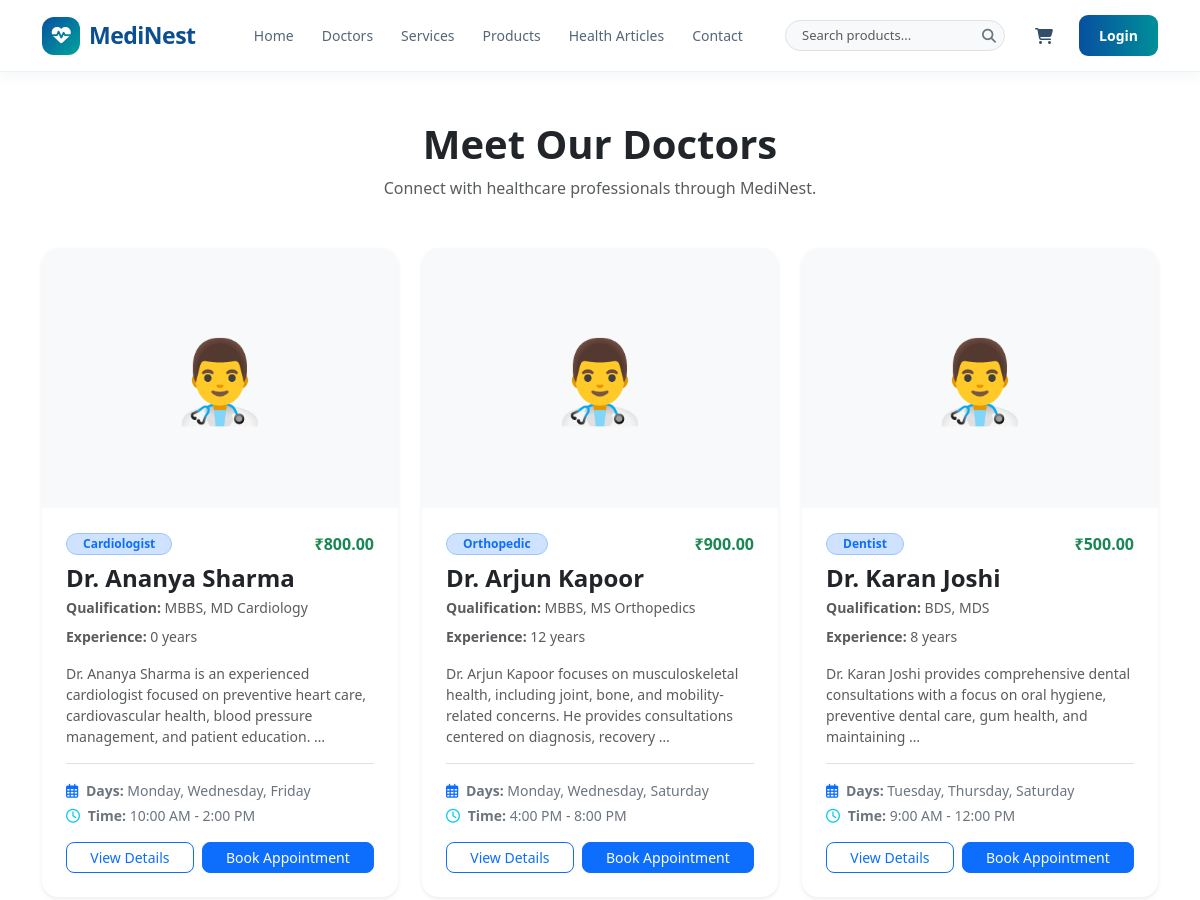
The app's page /doctors/ (upper part), older data.
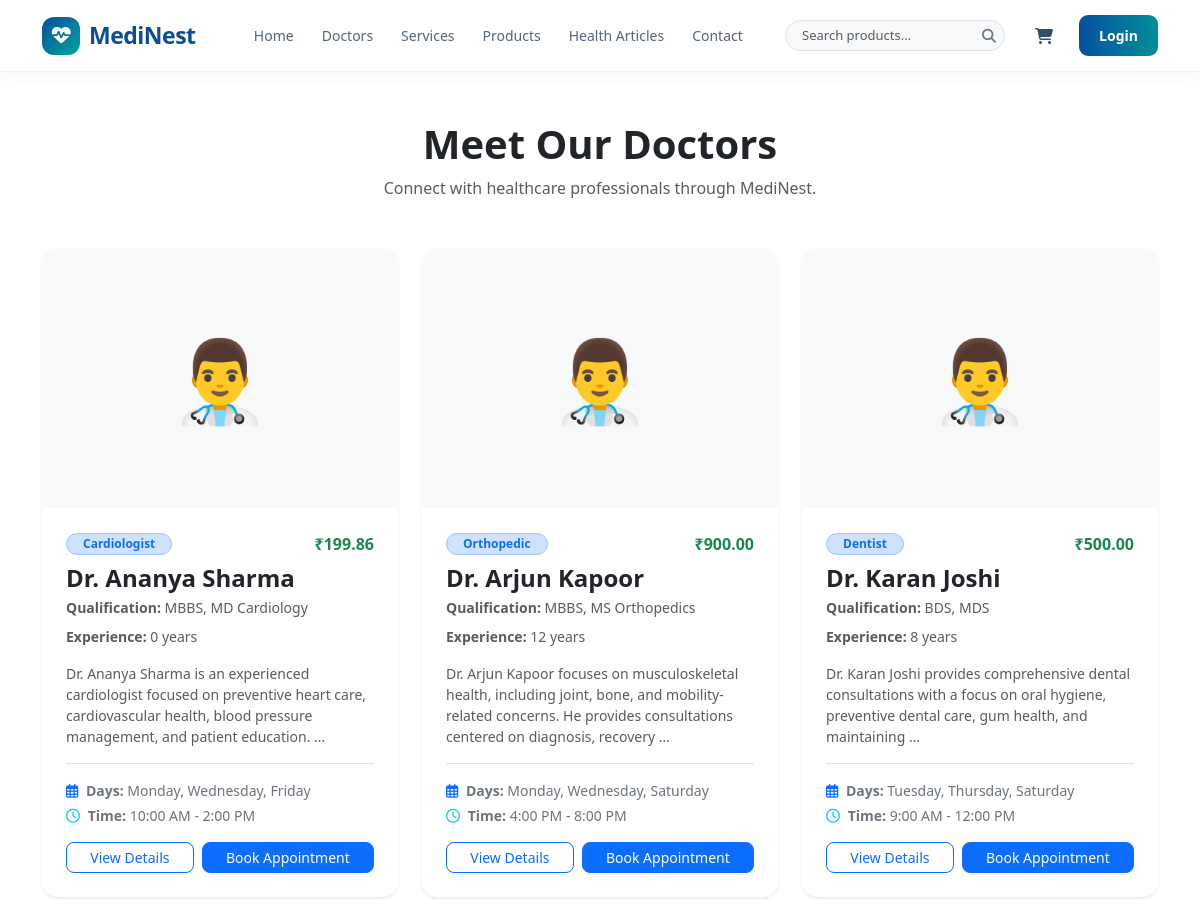
The same page, newer data.
### doctors/models.py (models this page shows, shortened)
class Doctor(models.Model):
    SPECIALIZATION_CHOICES = [
        ("General Physician", "General Physician"),
        ("Cardiologist", "Cardiologist"),
        ("Dermatologist", "Dermatologist"),
        ("Dentist", "Dentist"),
        ("Pediatrician", "Pediatrician"),
        ("Gynecologist", "Gynecologist"),
        ("Neurologist", "Neurologist"),
        ("Orthopedic", "Orthopedic"),
    ]
    name = models.CharField(max_length=150)
    specialization = models.CharField(
        max_length=100,
        choices=SPECIALIZATION_CHOICES
    )
    qualification = models.CharField(max_length=200)
    experience = models.PositiveIntegerField(
        help_text="Experience in years"
    )
    bio = models.TextField(blank=True)
    profile_image = models.ImageField(
        upload_to="doctors/",
        blank=True,
        null=True
    )
    consultation_fee = models.DecimalField(
        max_digits=8,
        decimal_places=2
    )
    available_days = models.CharField(
        max_length=200,
        help_text="Example: Monday, Wednesday, Friday"
    )
    available_time = models.CharField(
        max_length=100,
        help_text="Example: 10:00 AM - 2:00 PM"
    )
    is_available = models.BooleanField(default=True)
    created_at = models.DateTimeField(auto_now_add=True)
    updated_at = models.DateTimeField(auto_now=True)
    @property
    def display_name(self):
        name = (self.name or "").strip()
        if not name:
            return "Dr."
        normalized_name = re.sub(r"^(?:Dr\.\s*)+", "", name, flags=re.IGNORECASE)
        normalized_name = normalized_name.strip()
        if not normalized_name:
            return "Dr."
        return f"Dr. {normalized_name}"

### doctors/views.py (the view)
# urls.py: path("", doctor_list, name="doctor_list"),
def doctor_list(request):
    doctors = Doctor.objects.filter(
        is_available=True
    ).order_by("name")
    return render(
        request,
        "doctors/doctor_list.html",
        {"doctors": doctors}
    )

### doctors/templates/doctors/doctor_list.html (shortened to what this page needs)
{% extends "base.html" %}
{% block content %}
<section class="py-5">
    <div class="container">
        <div class="text-center mb-5">
            <h1 class="fw-bold">Meet Our Doctors</h1>
            <p class="text-muted">
                Connect with healthcare professionals through MediNest.
            </p>
        </div>
        <div class="row g-4">
            {% for doctor in doctors %}
            <div class="col-md-6 col-lg-4">
                <div class="card border-0 shadow-sm h-100 rounded-4 overflow-hidden">
                    {% if doctor.profile_image %}
                    <img src="{{ doctor.profile_image.url }}" class="card-img-top"
                        style="height:260px; object-fit:cover;" alt="{{ doctor.name }}">
                    {% else %}
                    <div class="bg-light d-flex align-items-center justify-content-center" style="height:260px;">
                        <span style="font-size:80px;">👨‍⚕️</span>
                    </div>
                    {% endif %}
                    <div class="card-body d-flex flex-column p-4">
                        <div class="d-flex align-items-center justify-content-between mb-2">
                            <span
                                class="badge bg-primary-subtle text-primary border border-primary-subtle px-3 py-1 rounded-pill">
                                {{ doctor.specialization }}
                            </span>
                            <span class="fw-bold text-success">
                                ₹{{ doctor.consultation_fee }}
                            </span>
                        </div>
                        <h4 class="fw-bold mb-1">
                            <a href="{% url 'doctors:doctor_detail' doctor.id %}"
                                class="text-decoration-none text-dark">
                                {{ doctor.display_name }}
                            </a>
                        </h4>
                        <p class="text-muted small mb-2">
                            <strong>Qualification:</strong> {{ doctor.qualification }}
                        </p>
                        <p class="text-muted small mb-3">
                            <strong>Experience:</strong> {{ doctor.experience }} years
                        </p>
                        <p class="text-muted small mb-3 flex-grow-1">
                            {{ doctor.bio|truncatewords:20 }}
                        </p>
                        <div class="border-top pt-3 mt-auto">
                            <p class="small mb-1 text-secondary">
                                <i class="fa-regular fa-calendar-days text-primary me-1"></i>
                                <strong>Days:</strong> {{ doctor.available_days }}
                            </p>
                            <p class="small mb-3 text-secondary">
                                <i class="fa-regular fa-clock text-info me-1"></i>
                                <strong>Time:</strong> {{ doctor.available_time }}
                            </p>
                            <div class="d-flex gap-2">
                                <a href="{% url 'doctors:doctor_detail' doctor.id %}"
                                    class="btn btn-outline-primary btn-sm flex-fill rounded-3">
                                    View Details
                                </a>
                                <a href="{% url 'appointments:book_appointment' doctor.id %}"
                                    class="btn btn-primary btn-sm flex-fill rounded-3">
                                    Book Appointment
                                </a>
                            </div>
                        </div>
                    </div>
                </div>
            </div>
            {% empty %}
            <div class="col-12">
                <div class="alert alert-info text-center py-4 rounded-4 shadow-sm">
                    No doctors are currently available.
                </div>
            </div>
            {% endfor %}
        </div>
    </div>
</section>
{% endblock %}

Row changes from the older to the newer data that the page shows:
changed Doctor "Dr. Ananya Sharma": consultation_fee "800.00" → "199.86"
